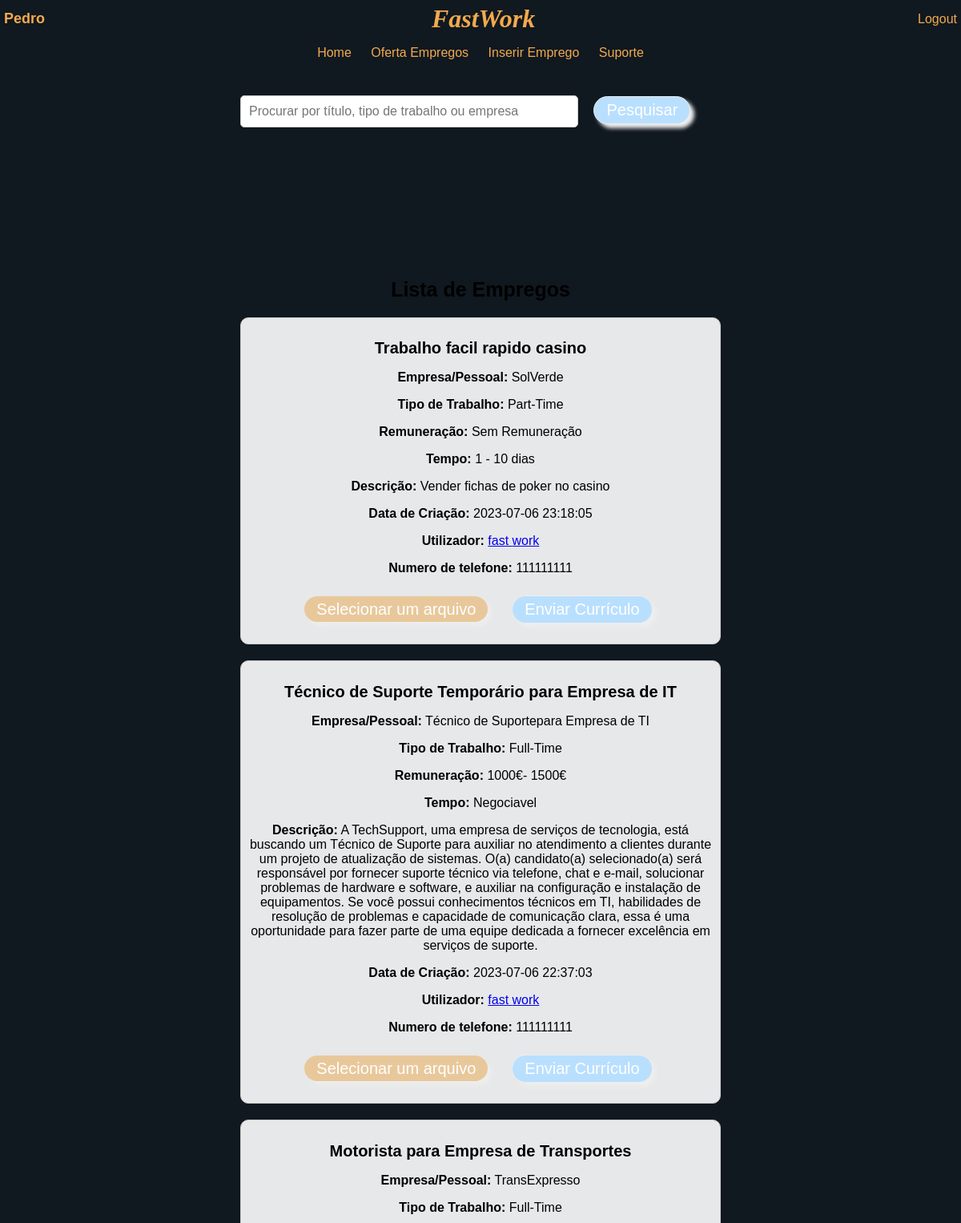
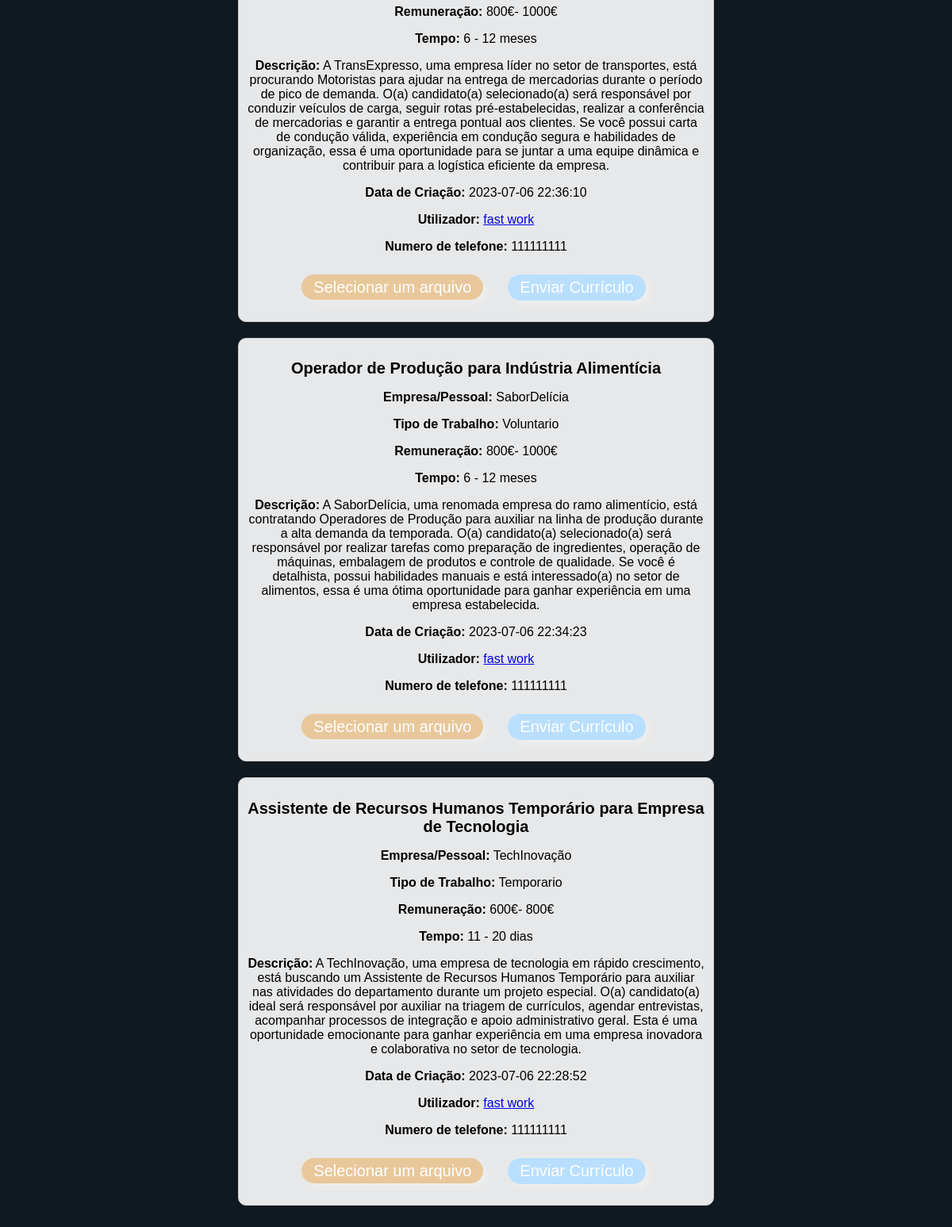
The app's page /empregos.php (signed in) with its own data (2 pictures, top to bottom).
### tables this page shows
CREATE TABLE `utilizador` (
  `id` int(11) NOT NULL,
  `nome` varchar(50) DEFAULT NULL,
  `apelido` varchar(50) DEFAULT NULL,
  `utilizador` varchar(50) DEFAULT NULL,
  `email` varchar(50) DEFAULT NULL,
  `password` varchar(50) DEFAULT NULL,
  `numero` bigint(20) DEFAULT NULL
);

CREATE TABLE `post` (
  `id` int(11) NOT NULL,
  `utilizador_id` int(11) DEFAULT NULL,
  `titulo` varchar(255) DEFAULT NULL,
  `empresa` varchar(255) DEFAULT NULL,
  `tipoTrabalho` varchar(255) DEFAULT NULL,
  `ordenado` varchar(20) DEFAULT NULL,
  `tempo` varchar(255) DEFAULT NULL,
  `descricao` text DEFAULT NULL,
  `data_criacao` datetime DEFAULT current_timestamp()
);

### empregos.php (the view, shortened to what this page needs)
<?php
$utilizadorID = $_SESSION['utilizador'];
require_once 'db_conn.php';
$query = "SELECT nome FROM utilizador WHERE id = $utilizadorID";
$result = $mysqli->query($query);
if ($result->num_rows > 0) {
    $row = $result->fetch_assoc();
    $nomeUti = $row['nome'];
} else {
    $nomeUti = "Nome do Utilizador";
}
?>
<!DOCTYPE html>
<html>
<head>
    <link rel="stylesheet" type="text/css" href="empregos.css">
</head>
<body>
<div id="header">
  <a href="perfil.php" id="username"><?php echo $nomeUti; ?></a>
  <h3 id="header-title">FastWork</h3>
  <a href="homepage2.php?logout=true" id="logout-btn">Logout</a>
</div>
<div id="navbar">
    <a href="homepage2.php">Home</a>
    <a href="empregos.php">Oferta Empregos</a>
    <a href="InserirEmprego.php">Inserir Emprego</a>
    <a href="Suporte.php">Suporte</a>
  </div>
<div class="container">
  <form id="jobSearchForm">
    <input type="text" id="searchInput" placeholder="Procurar por título, tipo de trabalho ou empresa">
    <button type="submit" class="botaoS">Pesquisar</button>
  </form>
</div>
<div class="logo">
</div>
<div class="container">
  <h1>Lista de Empregos</h1>
  <?php
  require_once 'db_conn.php';
  $searchQuery = "";
  $sql = "SELECT post.*, utilizador.nome, utilizador.apelido, utilizador.numero FROM post
          INNER JOIN utilizador ON post.utilizador_id = utilizador.id
          WHERE post.titulo LIKE '%$searchQuery%' OR post.tipoTrabalho LIKE '%$searchQuery%' OR post.empresa LIKE '%$searchQuery%' ORDER BY post.id DESC";
  $result = $mysqli->query($sql);
  if ($result && $result->num_rows > 0) {
      while ($row = $result->fetch_assoc()) {
          echo '<div class="post">';
          echo '<h2>' . $row['titulo'] . '</h2>';
          echo '<p><span>Empresa/Pessoal:</span> ' . $row['empresa'] . '</p>';
          echo '<p><span>Tipo de Trabalho:</span> ' . $row['tipoTrabalho'] . '</p>';
          echo '<p><span>Remuneração:</span> ' . $row['ordenado'] . '</p>';
          echo '<p><span>Tempo:</span> ' . $row['tempo'] . '</p>';
          echo '<p><span>Descrição:</span> ' . $row['descricao'] . '</p>';
          echo '<p><span>Data de Criação:</span> ' . $row['data_criacao'] . '</p>';
          echo '<p><span>Utilizador:</span> <a href="perfil_utilizador.php?id=' . $row['utilizador_id'] . '">' . $row['nome'] . ' ' . $row['apelido'] . '</a></p>';
          echo '<p><span>Numero de telefone:</span> ' . $row['numero'] . '</p>';
          $idPost = $row['id'];
          $sqlEmail = "SELECT email FROM utilizador WHERE id = (SELECT utilizador_id FROM post WHERE id = '$idPost')";
          $resultadoEmail = $mysqli->query($sqlEmail);
          if ($resultadoEmail && $resultadoEmail->num_rows > 0) {
              $rowEmail = $resultadoEmail->fetch_assoc();
              $emailDestinatario = $rowEmail['email'];
          } else {
              $emailDestinatario = "";
          }
          if (!empty($emailDestinatario)) {
            echo '<form method="post" action="enviar_curriculo.php" enctype="multipart/form-data">';
            echo '<label id="label-' . $idPost . '" for="selecionar-' . $idPost . '">Selecionar um arquivo</label>';
            echo '<input type="submit" value="Enviar Currículo" class="botaoS" onclick="showLoadingAnimation();">';
            echo '</form>';
        }
          echo '</div>';
      }
  } else {
      echo '<p class="no-posts">Nenhum emprego encontrado.</p>';
  }
  ?>
</div>
</body>
</html>

### empregos.css (style rules this page uses)
body { font-family: Arial, sans-serif; margin: 0; padding: 0; background: #101820FF url('imagens/fundohome3.jpg') no-repeat center center fixed; background-size: cover; }
.logo { height: 120px; width: 120px; }
.container { width: 50%; margin: 0 auto; padding: 20px; background-color: transparent; border-radius: 5px; }
h1 { text-align: center; margin-bottom: 20px; font-size: 25px; }
#searchInput { padding: 10px; border: 1px solid #ccc; border-radius: 5px; font-size: 16px; width: 400px; margin-bottom: 10px; }
.post { margin-bottom: 20px; padding: 10px; background-color: rgba(255, 255, 255, 0.9); border: 1px solid #ccc; border-radius: 10px; text-align: center; justify-content: center; backdrop-filter: blur(2px); }
.post h2 { font-size: 20px; margin-bottom: 5px; }
.post p { margin-bottom: 10px; display: block; }
.post span { font-weight: bold; text-align: left; display: inline-block; }
.container .botaoS { background: #B9DFFF; color: #fff; border: 1px solid #eee; border-radius: 20px; box-shadow: 5px 5px 5px #eee; text-shadow: none; font-size: 20px; margin-top: 15px; margin-left: 15px; margin-bottom: 15px; margin-right: 15px; padding: 5px 15px; }
.container label { background: rgba(235, 171, 87, 0.527); color: #fff; border: 0px solid #eee; border-radius: 20px; box-shadow: 5px 5px 5px #eee; text-shadow: none; font-size: 20px; margin-top: 15px; margin-left: 10px; margin-bottom: 15px; margin-right: 15px; padding: 5px 15px; }
#header { display: flex; align-items: center; justify-content: space-between; background-color: #101820FF; color: #F2AA4CFF; padding: 5px; }
#header-title { color: #F2AA4CFF; font-style: italic; margin: 0; padding: 0; text-align: center; margin-left: 5px; }
#logout-btn { color: #F2AA4CFF; text-decoration: none; }
#navbar { background-color: #101820FF; padding: 10px; text-align: center; }
#navbar a { color: #F2AA4CFF; text-decoration: none; margin: 0 10px; }
#username { font-size: 18px; font-weight: bold; color: #F2AA4CFF; cursor: pointer; text-decoration: none; }
h3 { color: #F2AA4CFF; font-family: "Source Serif Pro"; font-style: italic; text-align: center; font-size: 32px; }

### records on screen
utilizador: nome "Pedro"
post: titulo "Trabalho facil rapido casino", empresa "SolVerde", tipoTrabalho "Part-Time", ordenado "Sem Remuneração", tempo "1 - 10 dias", descricao "Vender fichas de poker no casino", data_criacao "2023-07-06 23:18:05", utilizador.nome "fast", utilizador.apelido "work", utilizador.numero "111111111"
post: titulo "Técnico de Suporte Temporário para Empresa de IT", empresa "Técnico de Suportepara Empresa de TI", tipoTrabalho "Full-Time", ordenado "1000€- 1500€", tempo "Negociavel", descricao "A TechSupport, uma empresa de serviços de tecnologia, está buscando um Técnico de Suporte para auxiliar no atendimento a clientes durante um projeto de atualização de sistemas. O(a) candidato(a) selecionado(a) será responsável por fornecer suporte técnico via telefone, chat e e-mail, solucionar problemas de hardware e software, e auxiliar na configuração e instalação de equipamentos. Se você possui conhecimentos técnicos em TI, habilidades de resolução de problemas e capacidade de comunicação clara, essa é uma oportunidade para fazer parte de uma equipe dedicada a fornecer excelência em serviços de suporte.", data_criacao "2023-07-06 22:37:03", utilizador.nome "fast", utilizador.apelido "work", utilizador.numero "111111111"
post: titulo "Motorista para Empresa de Transportes", empresa "TransExpresso", tipoTrabalho "Full-Time", ordenado "800€- 1000€", tempo "6 - 12 meses", descricao "A TransExpresso, uma empresa líder no setor de transportes, está procurando Motoristas para ajudar na entrega de mercadorias durante o período de pico de demanda. O(a) candidato(a) selecionado(a) será responsável por conduzir veículos de carga, seguir rotas pré-estabelecidas, realizar a conferência de mercadorias e garantir a entrega pontual aos clientes. Se você possui carta de condução válida, experiência em condução segura e habilidades de organização, essa é uma oportunidade para se juntar a uma equipe dinâmica e contribuir para a logística eficiente da empresa.", data_criacao "2023-07-06 22:36:10", utilizador.nome "fast", utilizador.apelido "work", utilizador.numero "111111111"
post: titulo "Operador de Produção para Indústria Alimentícia", empresa "SaborDelícia", tipoTrabalho "Voluntario", ordenado "800€- 1000€", tempo "6 - 12 meses", descricao "A SaborDelícia, uma renomada empresa do ramo alimentício, está contratando Operadores de Produção para auxiliar na linha de produção durante a alta demanda da temporada. O(a) candidato(a) selecionado(a) será responsável por realizar tarefas como preparação de ingredientes, operação de máquinas, embalagem de produtos e controle de qualidade. Se você é detalhista, possui habilidades manuais e está interessado(a) no setor de alimentos, essa é uma ótima oportunidade para ganhar experiência em uma empresa estabelecida.", data_criacao "2023-07-06 22:34:23", utilizador.nome "fast", utilizador.apelido "work", utilizador.numero "111111111"
post: titulo "Assistente de Recursos Humanos Temporário para Empresa de Tecnologia", empresa "TechInovação", tipoTrabalho "Temporario", ordenado "600€- 800€", tempo "11 - 20 dias", descricao "A TechInovação, uma empresa de tecnologia em rápido crescimento, está buscando um Assistente de Recursos Humanos Temporário para auxiliar nas atividades do departamento durante um projeto especial. O(a) candidato(a) ideal será responsável por auxiliar na triagem de currículos, agendar entrevistas, acompanhar processos de integração e apoio administrativo geral. Esta é uma oportunidade emocionante para ganhar experiência em uma empresa inovadora e colaborativa no setor de tecnologia.", data_criacao "2023-07-06 22:28:52", utilizador.nome "fast", utilizador.apelido "work", utilizador.numero "111111111"
